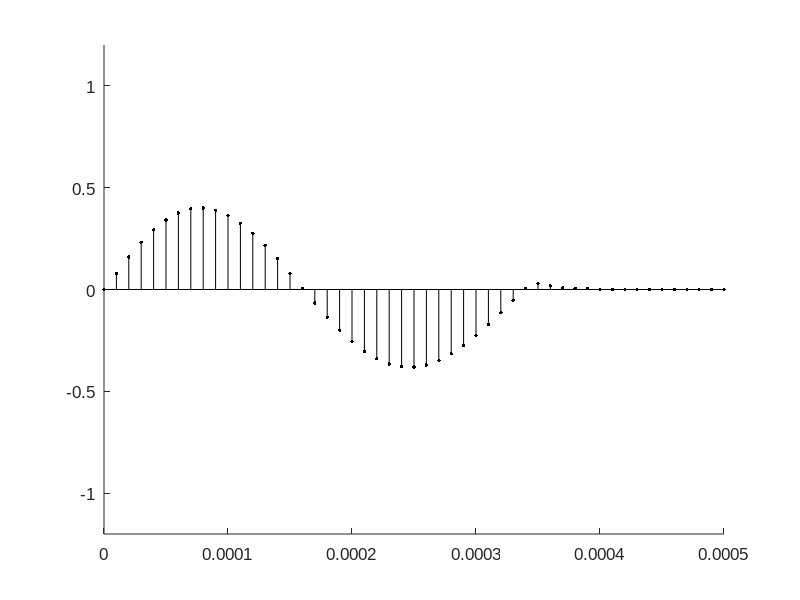
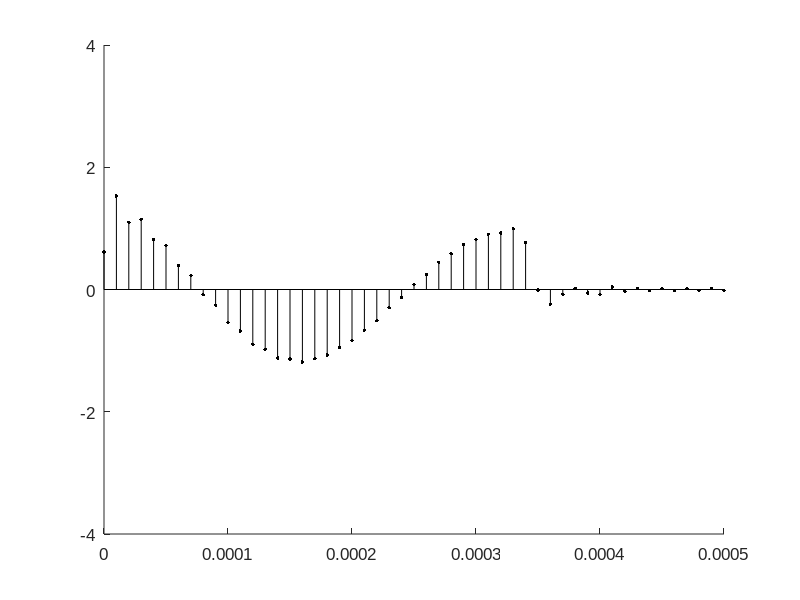
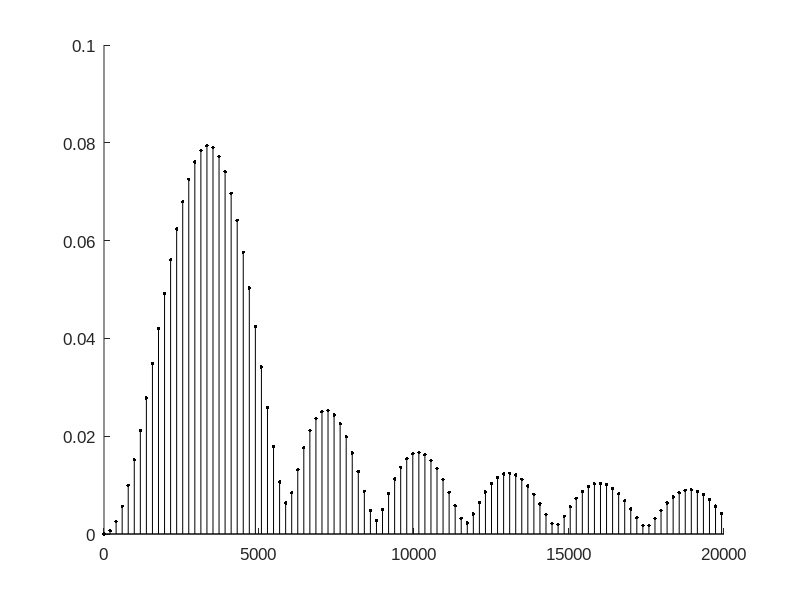
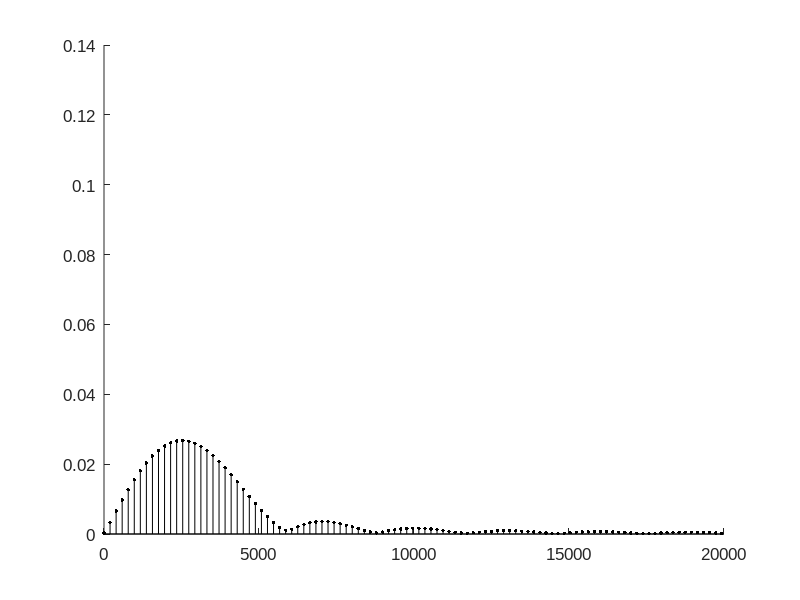

Reproduce these figures in MATLAB, in order.
% fouriersolver_tmswave.m
%
% 2013-12-26, Brian Goodwin
%
% Uses the Fourier Solver to solve for the time dependent waveform of the
% voltage at a node in our FEM.
%
% Assumes that the solution frequency of the FEM was 1kHz.
%
% This prevents us from having to do the extra work of converting
% the voltage at each node to the time domain. The solution can be
% sent to NRNIV directly since the TMS wave. The following two files
% have been generated using this m-script:
% 
% */Project_NEURON_MODEL/AmatrudoWeaver_GoodwinMod/modified_amatrudo_goodwin/tms_wave10ms_MagstimRapid.txt
% */Project_NEURON_MODEL/AmatrudoWeaver_GoodwinMod/modified_amatrudo_goodwin/tms_wave10ms_Magstim200.txt

% load ./tms_ms200_wave.mat % currentwave
load('./tms_msrapid_wave.mat'); currentwave = 0.4*currentwave; % currentwave 60% less usage from Magstim Rapid 

dt = 1e-5;
fs = 1/dt;

wv = currentwave.';
N = length(wv);
n = nextpow2(N);
if n<512
    n = 512; 
end

N = n/2+1;
H = fft(wv,n)/n;
H = H(1:N).*[1;2*ones(N-2,1);1]; % single sided.

% Result in mesh that corresponds to normalized "currentwave".
% This way the resulting waveform will accurately scale the voltage
% solution as obtained from the FEM results.
v = 1i;

% Assume solution generated at 1000Hz
fsol = 1000; % Hz - frequency of voltage solution
phi = angle(v)+angle(H); % new phase 

finc = fs/n; % Freq increment
f = (0:n-1)*finc; % frequencies

F = f(1:n/2+1)'; % positive frequencies
v = abs(v).*F/fsol; % frequency scaling
v = v.*abs(H);

v = complex(v.*cos(phi),v.*sin(phi));
v(1) = real(v(1));
v(end) = real(v(end));
v_fft = v;
v(2:end-1) = v(2:end-1)/2;
v = [v;flipud(conj(v(2:end-1)))]*n;
v_t = ifft(v);

v_t = v_t(1:length(wv));

figure
axes1 = axes('FontSize',12,'FontName','Arial');
box(axes1,'off');
hold(axes1,'all');
stem((0:length(wv)-1).*dt,wv,'.k','markersize',8)
axis([0,.5e-3,-1.2,1.2]);

figure
axes1 = axes('FontSize',12,'FontName','Arial');
box(axes1,'off');
hold(axes1,'all');
stem((0:length(v_t)-1).*dt,v_t,'.k','markersize',8)
axis([0,.5e-3,-4,4]);

figure
axes1 = axes('FontSize',12,'FontName','Arial');
box(axes1,'off');
hold(axes1,'all');
stem((0:length(v_fft)-1).*finc,abs(v_fft),'.k','markersize',8)
axis([0,20e3,0,.1]);

figure
axes1 = axes('FontSize',12,'FontName','Arial');
box(axes1,'off');
hold(axes1,'all');
stem((0:length(H)-1).*finc,abs(H),'.k','markersize',8)
axis([0,20e3,0,.14]);